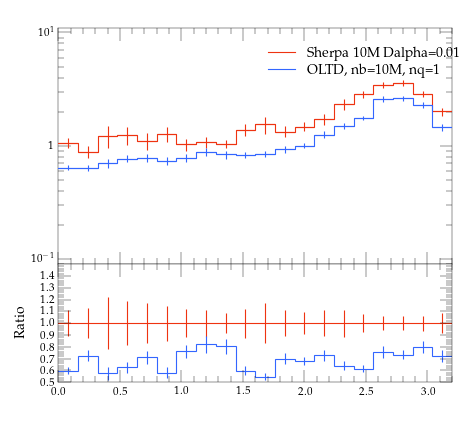

Source code (Python):
#! /usr/bin/env python

# This Python script was auto-generated using YODA v2.0.0.
# Analysis object: /evtb/inc_tjg_dphi
# Timestamp: 13-04-2024 (07:56:31)

import matplotlib as mpl
import matplotlib.pyplot as plt
mpl.use('Agg') # comment out for interactive use
import os
import numpy as np

plotDir = os.path.split(os.path.realpath(__file__))[0]
if 'YODA_USER_PLOT_PATH' in globals():
    plot_outdir = globals()['YODA_USER_PLOT_PATH']
else:
    plot_outdir = plotDir

#plot style
plt.style.use(os.path.join(plotDir, '../default.mplstyle'))
# plot metadata
figW, figH = plt.rcParams['figure.figsize']
ax_xLabel = r''
ax_yLabel = r''
ax_title  = r''
ax_xScale = 'linear'
ax_yScale = 'log'
xLims = (0.0, 3.2)
yLims = (0.09000000000000001, 11.0)

# TeX-friendly labels for the legend
labels = [ r"Sherpa 10M Dalpha=0.01", r"OLTD, nb=10M, nq=1" ]

# Create figure and axis objects
fig, (ax, ratio0_ax) = plt.subplots(2, 1, sharex=True,
                  figsize=(figW,figH), gridspec_kw={'height_ratios': (2, 1)})
ratio0_ax.yaxis.set_major_locator(mpl.ticker.MultipleLocator(0.1))
ratio0_ax.set_ylim(0.5, 1.4999)
ratio0_ax.set_ylabel('Ratio')

# LineColor map: curve index -> color
linecolors = {0: '#EE3311', 1: '#3366FF'}
# the numerical data is stored in a separate file
dataf = dict()
prefix = os.path.split(__file__)[0]
if prefix:    prefix = prefix + '/'
exec(open(prefix+'inc_tjg_dphi__data.py').read(), dataf)


legend_handles = [] # keep track of handles for the legend

# style options for curves
# starts at zorder>=5 to draw curve on top of legend
styles = {
  'curve0': {
    'color' : linecolors[0],
    'linestyle' : '-',
    'marker' : 'o',
    'zorder' : 5,
    'histstyle' : True,
  },
  'curve1': {
    'color' : linecolors[1],
    'linestyle' : '-',
    'marker' : 'o',
    'zorder' : 6,
    'histstyle' : True,
  },
}
# curve from input yoda files in main panel
for label in dataf['yvals'].keys():
    if all(np.isnan(v) for v in dataf['yvals'][label]):
        continue
    tmp = None
    if styles[label]['histstyle']: # draw as histogram
        tmp, = ax.plot(dataf['xedges'], dataf['yedges'][label],
                       color=styles[label]['color'],
                       linestyle=styles[label]['linestyle'],
                       drawstyle='steps-pre', solid_joinstyle='miter',
                       zorder=styles[label]['zorder'], label=label)
        ax.errorbar(dataf['xpoints'], dataf['yvals'][label], color=styles[label]['color'],
                    xerr=dataf['xerrs'], yerr=[dataf['ydowns'][label], dataf['yups'][label]],
                    linestyle='none', zorder=styles[label]['zorder'])
    else: # draw as scatter
        tmp = ax.errorbar(dataf['xpoints'], dataf['yvals'][label],
                          xerr=dataf['xerrs'],
                          yerr=[ dataf['ydowns'][label],
                          dataf['yups'][label] ],
                          fmt=styles[label]['marker'],
                          ecolor=styles[label]['color'],
                          color=styles[label]['color'], zorder=2)
        tmp[-1][0].set_linestyle(styles[label]['linestyle'])
    legend_handles += [tmp]
    for varLabel in dataf['variation_yvals'].keys():
        if varLabel.startswith(label):
            tmp, = ax.plot(dataf['xedges'], dataf['variation_yvals'][varLabel],
                           color=styles[label]['color'],
                           linestyle=styles[label]['linestyle'],
                           drawstyle='steps-pre', solid_joinstyle='miter',
                           zorder=styles[label]['zorder'], alpha=0.5)


# plots on ratio panel
# curve from input yoda files in ratio panel
for label, yvals in dataf['ratio0_yvals'].items():
    if all(np.isnan(v) for v in yvals):
        continue
    if styles[label]['histstyle']: # plot as histogram
        ratio0_ax.plot(dataf['xedges'], yvals,
                       color=styles[label]['color'],
                       linestyle=styles[label]['linestyle'],
                       drawstyle='steps-pre', zorder=1,
                       solid_joinstyle='miter')
        ratio0_ax.vlines(dataf['xpoints'],
                         dataf['ratio0_ymin'][label],
                         dataf['ratio0_ymax'][label],
                         color=styles[label]['color'], zorder=1)
    else: # plot as scatter
        tmp = ratio0_ax.errorbar(dataf['xpoints'],
                                 yvals, xerr=dataf['xerrs'],
                                 yerr=dataf['ratio0_yerrs'][label],
                                 fmt=styles[label]['marker'],
                                 ecolor=styles[label]['color'],
                                 color=styles[label]['color'])
        tmp[-1][0].set_linestyle(styles[label]['linestyle'])

    for varlabel in dataf['ratio0_variation_vals'].keys():
        if varlabel.startswith(label):
            ratio0_ax.plot(dataf['xedges'],
                            dataf['ratio0_variation_vals'][varlabel],
                            color=styles[label]['color'],
                            linestyle=styles[label]['linestyle'],
                            drawstyle='steps-pre', solid_joinstyle='miter',
                            zorder=1, alpha=0.5)

legend_pos = (0.5, 0.97)
ax.legend(legend_handles, labels, loc='upper left', bbox_to_anchor=legend_pos)

# set plot metadata as defined above
ratio0_ax.set_xlabel(ax_xLabel)
ratio0_ax.xaxis.set_label_coords(1., -.15)
ax.set_ylabel(ax_yLabel, loc='top')
ax.set_title(ax_title, loc='left')
ax.set_xscale(ax_xScale)
ax.set_yscale(ax_yScale)
ax.set_xlim(xLims)
ax.set_ylim(yLims)

# tick formatting
plt.rcParams['xtick.top'] = True
plt.rcParams['ytick.right'] = True
ax.yaxis.set_major_locator(mpl.ticker.LogLocator(base=10.0, numticks=np.inf))
ax.yaxis.set_minor_locator(mpl.ticker.LogLocator(
                           base=10.0, subs=np.arange(0.1, 1, 0.1), numticks=np.inf))
fig.align_ylabels((ax, ratio0_ax))
plt.savefig(os.path.join(plot_outdir, 'inc_tjg_dphi.pdf'), format='PDF')
plt.savefig(os.path.join(plot_outdir, 'inc_tjg_dphi.png'), format='PNG')

plt.close(fig)
